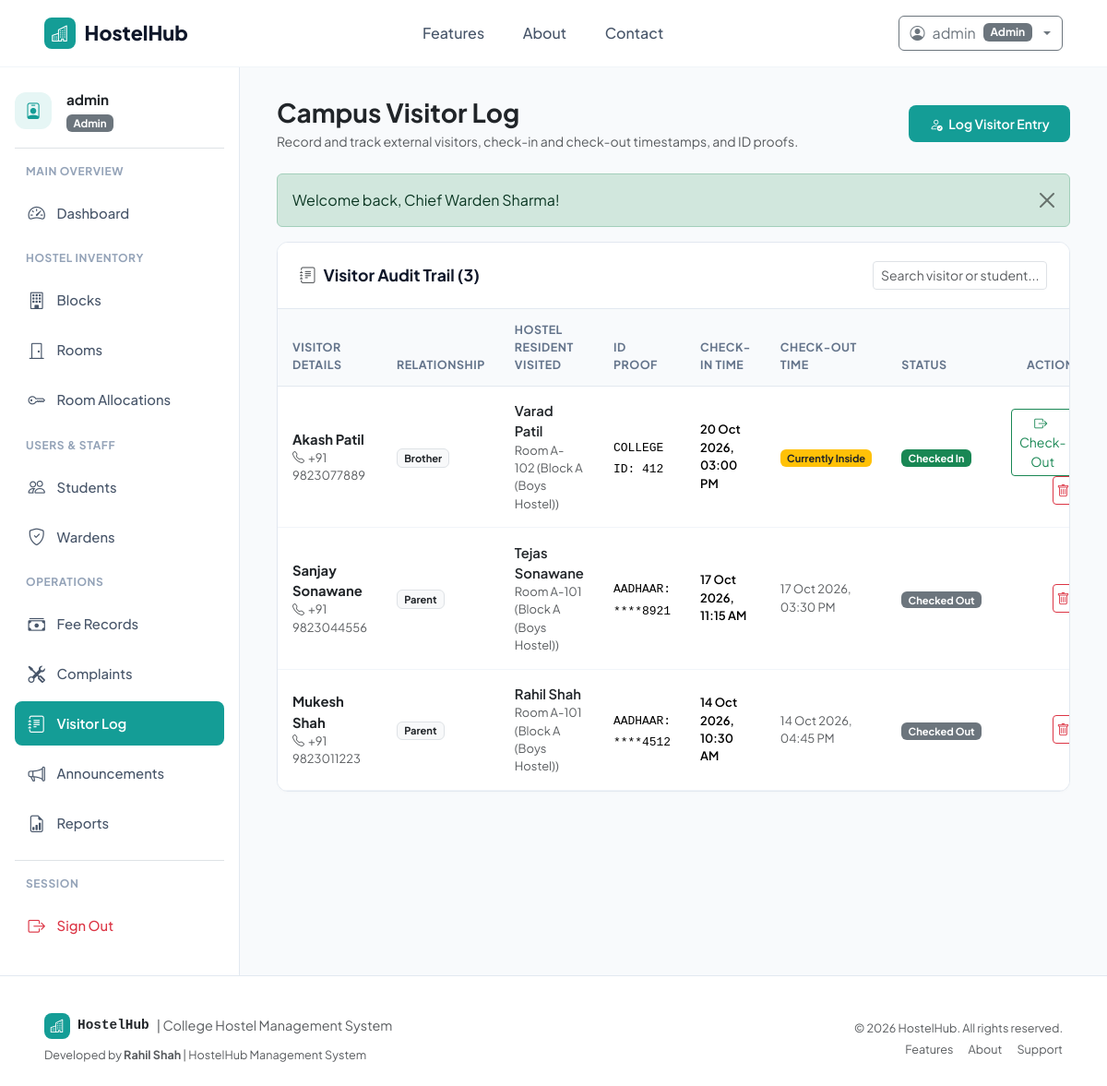
The app's page /admin/visitors.php (signed in) with its own data.
### tables this page shows
CREATE TABLE `visitors` (
    `VisitorID` INT AUTO_INCREMENT PRIMARY KEY,
    `StudentID` INT NOT NULL,
    `Name` VARCHAR(100) NOT NULL,
    `VisitDate` DATE NOT NULL,
    `Relation` VARCHAR(50) NOT NULL,
    `Role` VARCHAR(50) NOT NULL DEFAULT 'Visitor',
    `Phone` VARCHAR(20) NOT NULL,
    `IDProof` VARCHAR(50) NULL,
    `CheckInTime` DATETIME NOT NULL,
    `CheckOutTime` DATETIME NULL,
    `Status` ENUM('Checked In', 'Checked Out') NOT NULL DEFAULT 'Checked In',
    `CreatedAt` TIMESTAMP DEFAULT CURRENT_TIMESTAMP,
    FOREIGN KEY (`StudentID`) REFERENCES `students`(`StudentID`) ON DELETE CASCADE
);

CREATE TABLE `students` (
    `StudentID` INT AUTO_INCREMENT PRIMARY KEY,
    `Name` VARCHAR(100) NOT NULL,
    `Email` VARCHAR(100) NOT NULL UNIQUE,
    `Phone` VARCHAR(20) NOT NULL,
    `Gender` ENUM('Male', 'Female', 'Other') NOT NULL,
    `Course` VARCHAR(100) NOT NULL,
    `Year` INT NOT NULL DEFAULT 1,
    `EmergencyContact` VARCHAR(100) NOT NULL,
    `EmergencyPhone` VARCHAR(20) NOT NULL,
    `Address` TEXT NULL,
    `RoomID` INT NULL,
    `CreatedAt` TIMESTAMP DEFAULT CURRENT_TIMESTAMP,
    FOREIGN KEY (`RoomID`) REFERENCES `rooms`(`RoomID`) ON DELETE SET NULL
);

CREATE TABLE `rooms` (
    `RoomID` INT AUTO_INCREMENT PRIMARY KEY,
    `RoomNumber` VARCHAR(20) NOT NULL,
    `Type` VARCHAR(50) NOT NULL DEFAULT 'Double',
    `Capacity` INT NOT NULL DEFAULT 2,
    `Occupied` INT NOT NULL DEFAULT 0,
    `FeePerSemester` DECIMAL(10,2) NOT NULL DEFAULT 25000.00,
    `Status` ENUM('Available', 'Full', 'Maintenance') NOT NULL DEFAULT 'Available',
    `BlockID` INT NOT NULL,
    `CreatedAt` TIMESTAMP DEFAULT CURRENT_TIMESTAMP,
    FOREIGN KEY (`BlockID`) REFERENCES `blocks`(`BlockID`) ON DELETE CASCADE,
    UNIQUE KEY `unique_block_room` (`BlockID`, `RoomNumber`)
);

CREATE TABLE `blocks` (
    `BlockID` INT AUTO_INCREMENT PRIMARY KEY,
    `BlockName` VARCHAR(50) NOT NULL UNIQUE,
    `Gender` ENUM('Boys', 'Girls', 'Coed') NOT NULL,
    `Description` VARCHAR(255) NULL,
    `CreatedAt` TIMESTAMP DEFAULT CURRENT_TIMESTAMP
);

### admin/visitors.php (the view, shortened to what this page needs)
<?php
require_once __DIR__ . '/../config/database.php';
require_once __DIR__ . '/../includes/helpers.php';
$visitors = $pdo->query("
    SELECT
        v.*,
        s.Name as StudentName, s.Phone as StudentPhone,
        r.RoomNumber, b.BlockName
    FROM visitors v
    JOIN students s ON v.StudentID = s.StudentID
    LEFT JOIN rooms r ON s.RoomID = r.RoomID
    LEFT JOIN blocks b ON r.BlockID = b.BlockID
    ORDER BY v.VisitorID DESC
")->fetchAll();
require_once __DIR__ . '/../includes/header.php';
?>
<div class="dashboard-container">
    <?php require_once __DIR__ . '/../includes/sidebar.php'; ?>
    <main class="main-content">
        <div class="d-flex flex-wrap justify-content-between align-items-center mb-4 gap-3">
            <div>
                <h3 class="fw-bold text-dark mb-1">Campus Visitor Log</h3>
                <p class="text-muted small mb-0">Record and track external visitors, check-in and check-out timestamps, and ID proofs.</p>
            </div>
            <button class="btn btn-teal btn-sm" data-bs-toggle="modal" data-bs-target="#checkinModal">
                <i class="bi bi-person-check me-1"></i> Log Visitor Entry
            </button>
        </div>
        <?php display_flash(); ?>
        <div class="content-card">
            <div class="content-card-header">
                <h6 class="content-card-title"><i class="bi bi-journal-text me-2 text-muted"></i>Visitor Audit Trail (<?= count($visitors) ?>)</h6>
                <div style="max-width: 250px;">
                    <input type="text" class="form-control form-control-sm" placeholder="Search visitor or student..." data-table-search="#visitorsTable">
                </div>
            </div>
            <div class="table-responsive">
                <table class="table table-custom align-middle" id="visitorsTable">
                    <thead>
                        <tr>
                            <th>Visitor Details</th>
                            <th>Relationship</th>
                            <th>Hostel Resident Visited</th>
                            <th>ID Proof</th>
                            <th>Check-In Time</th>
                            <th>Check-Out Time</th>
                            <th>Status</th>
                            <th class="text-end">Action</th>
                        </tr>
                    </thead>
                    <tbody>
                        <?php if (empty($visitors)): ?>
                            <tr><td colspan="8" class="text-center py-4 text-muted">No visitors logged yet.</td></tr>
                        <?php else: ?>
                            <?php foreach ($visitors as $v): ?>
                                <tr>
                                    <td>
                                        <div class="fw-bold text-dark"><?= htmlspecialchars($v['Name']) ?></div>
                                        <div class="small text-muted"><i class="bi bi-telephone me-1"></i><?= htmlspecialchars($v['Phone']) ?></div>
                                    </td>
                                    <td>
                                        <span class="badge bg-light text-dark border"><?= htmlspecialchars($v['Relation']) ?></span>
                                    </td>
                                    <td>
                                        <div class="fw-semibold text-dark"><?= htmlspecialchars($v['StudentName']) ?></div>
                                        <div class="small text-muted">Room <?= htmlspecialchars($v['RoomNumber'] ?? 'N/A') ?> (<?= htmlspecialchars($v['BlockName'] ?? '-') ?>)</div>
                                    </td>
                                    <td>
                                        <span class="small font-monospace"><?= htmlspecialchars($v['IDProof'] ?? 'None recorded') ?></span>
                                    </td>
                                    <td>
                                        <div class="small fw-semibold"><?= format_date($v['CheckInTime'], true) ?></div>
                                    </td>
                                    <td>
                                        <?php if ($v['Status'] === 'Checked Out'): ?>
                                            <div class="small text-muted"><?= format_date($v['CheckOutTime'], true) ?></div>
                                        <?php else: ?>
                                            <span class="badge bg-warning text-dark">Currently Inside</span>
                                        <?php endif; ?>
                                    </td>
                                    <td><?= get_status_badge($v['Status']) ?></td>
                                    <td class="text-end">
                                        <?php if ($v['Status'] === 'Checked In'): ?>
                                            <form method="POST" action="visitors.php" class="d-inline">
                                                <button type="submit" class="btn btn-sm btn-outline-success py-1 px-2">
                                                    <i class="bi bi-box-arrow-right me-1"></i>Check-Out
                                                </button>
                                            </form>
                                        <?php endif; ?>
                                        <form method="POST" action="visitors.php" class="d-inline" onsubmit="return confirm('Delete this visitor record?');">
                                            <button type="submit" class="btn btn-sm btn-outline-danger p-1 ms-1">
                                                <i class="bi bi-trash"></i>
                                            </button>
                                        </form>
                                    </td>
                                </tr>
                            <?php endforeach; ?>
                        <?php endif; ?>
                    </tbody>
                </table>
            </div>
        </div>
    </main>
</div>
<?php require_once __DIR__ . '/../includes/footer.php'; ?>

### includes/helpers.php (shortened to what this page needs)
<?php
function display_flash(): void {
    if (!empty($_SESSION['flash'])) {
        $type = htmlspecialchars($_SESSION['flash']['type']);
        $message = htmlspecialchars($_SESSION['flash']['message']);
        echo '<div class="alert alert-' . $type . ' alert-dismissible fade show" role="alert">
                ' . $message . '
                <button type="button" class="btn-close" data-bs-dismiss="alert" aria-label="Close"></button>
              </div>';
    }
}
function format_date(?string $datetime, bool $includeTime = false): string {
    $ts = strtotime($datetime);
    return date($includeTime ? 'd M Y, h:i A' : 'd M Y', $ts);
}
function get_status_badge(string $status): string {
    $normalized = strtolower(trim($status));
    $badgeClass = match ($normalized) {
        'active', 'paid', 'resolved', 'checked in', 'available' => 'bg-success',
        'pending', 'in progress', 'double', 'triple'           => 'bg-warning text-dark',
        'overdue', 'rejected', 'full', 'inactive'              => 'bg-danger',
        'maintenance', 'vacated', 'transferred', 'checked out' => 'bg-secondary',
        default                                                => 'bg-info text-dark'
    };
    return '<span class="badge ' . $badgeClass . '">' . htmlspecialchars($status) . '</span>';
}

### assets/css/style.css (style rules this page uses)
:root { --primary-teal: #149d96; --primary-teal-hover: #0f827c; --primary-teal-light: #e6f6f5; --primary-teal-border: #b2e4e1; --text-dark: #0f172a; --text-muted: #64748b; --bg-light: #f8fafc; --bg-card: #ffffff; --border-color: #e2e8f0; --sidebar-width: 260px; }
html, body { max-width: 100%; overflow-x: hidden; }
body { font-family: 'Plus Jakarta Sans', 'Inter', -apple-system, BlinkMacSystemFont, "Segoe UI", Roboto, sans-serif; color: var(--text-dark); background-color: var(--bg-light); min-height: 100vh; display: flex; flex-direction: column; }
.btn-teal { background-color: var(--primary-teal); color: #ffffff !important; border: none; font-weight: 600; padding: 0.6rem 1.4rem; border-radius: 8px; transition: all 0.2s ease-in-out; }
.dashboard-container { display: flex; min-height: calc(100vh - 70px); }
.main-content { flex-grow: 1; padding: 2rem 2.5rem; background-color: var(--bg-light); overflow-x: hidden; }
.content-card { background: #ffffff; border: 1px solid var(--border-color); border-radius: 12px; box-shadow: 0 1px 3px rgba(0,0,0,0.02); margin-bottom: 2rem; overflow: hidden; }
.content-card-header { padding: 1.25rem 1.5rem; border-bottom: 1px solid var(--border-color); display: flex; align-items: center; justify-content: space-between; background-color: #ffffff; }
.content-card-title { font-size: 1.1rem; font-weight: 700; margin: 0; color: #0f172a; }
.table-custom { margin-bottom: 0; }
.table-custom th { font-size: 0.78rem; text-transform: uppercase; letter-spacing: 0.04em; color: #64748b; background-color: #f8fafc; border-bottom: 1px solid #e2e8f0; padding: 0.85rem 1rem; }
.table-custom td { padding: 0.95rem 1rem; vertical-align: middle; border-bottom: 1px solid #f1f5f9; font-size: 0.925rem; }

### records on screen
visitors: Name "Akash Patil", Phone "+91 9823077889", Relation "Brother", StudentID.Name "Varad Patil", rooms.RoomNumber "A-102", blocks.BlockName "Block A (Boys Hostel)", IDProof "COLLEGE ID: 412", CheckInTime "20 Oct 2026, 03:00 PM", shows "Currently Inside", Status "Checked In"
visitors: Name "Sanjay Sonawane", Phone "+91 9823044556", Relation "Parent", StudentID.Name "Tejas Sonawane", rooms.RoomNumber "A-101", blocks.BlockName "Block A (Boys Hostel)", IDProof "AADHAAR: ****8921", CheckInTime "17 Oct 2026, 11:15 AM", CheckOutTime "17 Oct 2026, 03:30 PM", Status "Checked Out"
visitors: Name "Mukesh Shah", Phone "+91 9823011223", Relation "Parent", StudentID.Name "Rahil Shah", rooms.RoomNumber "A-101", blocks.BlockName "Block A (Boys Hostel)", IDProof "AADHAAR: ****4512", CheckInTime "14 Oct 2026, 10:30 AM", CheckOutTime "14 Oct 2026, 04:45 PM", Status "Checked Out"

### other values on screen
$currentUser['Username'] "admin"
$currentUser['Role'] "Admin"
$_SESSION['user']['Username'] "admin"
$role "Admin"
$message "Welcome back, Chief Warden Sharma!"
count($visitors) "3"
APP_NAME "HostelHub"
APP_TITLE "College Hostel Management System"
